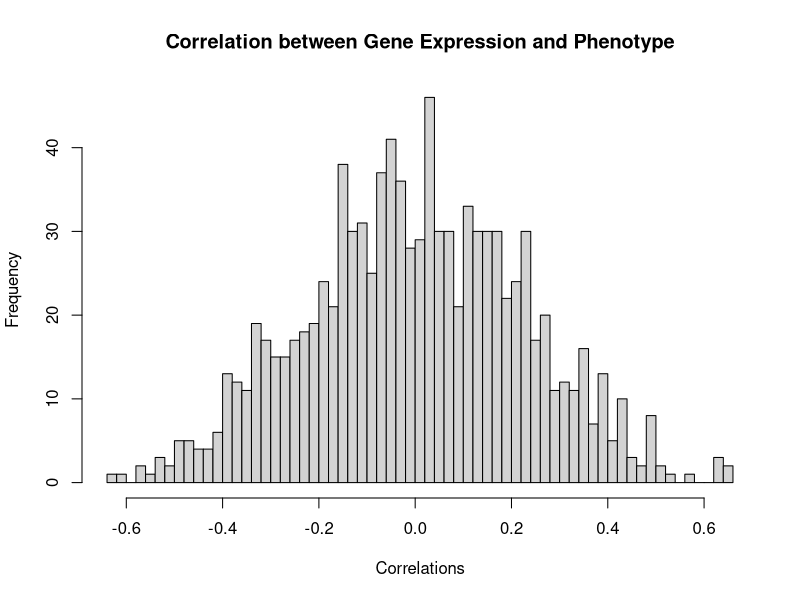

The R source for this figure:
## ---- chunk 1
nsamp=20
  pheno=rnorm(nsamp)
## ---- chunk 2
ngene=1000
genes=matrix(rnorm(nsamp*ngene),ncol=nsamp)
## ---- chunk 3
cors=cor(t(genes),pheno)
## ---- chunk 4
hist(cors,nclass=50,xlab="Correlations",main="Correlation between Gene Expression and Phenotype")
## ---- chunk 5
nsel=10
  selgenes=order(cors,decreasing=FALSE)[1:nsel]
  sigGenes=genes[selgenes,]
## ---- chunk 6
regout=lm(pheno~t(sigGenes))
R2=var(fitted(regout))/var(pheno)
anova(regout)
R2
